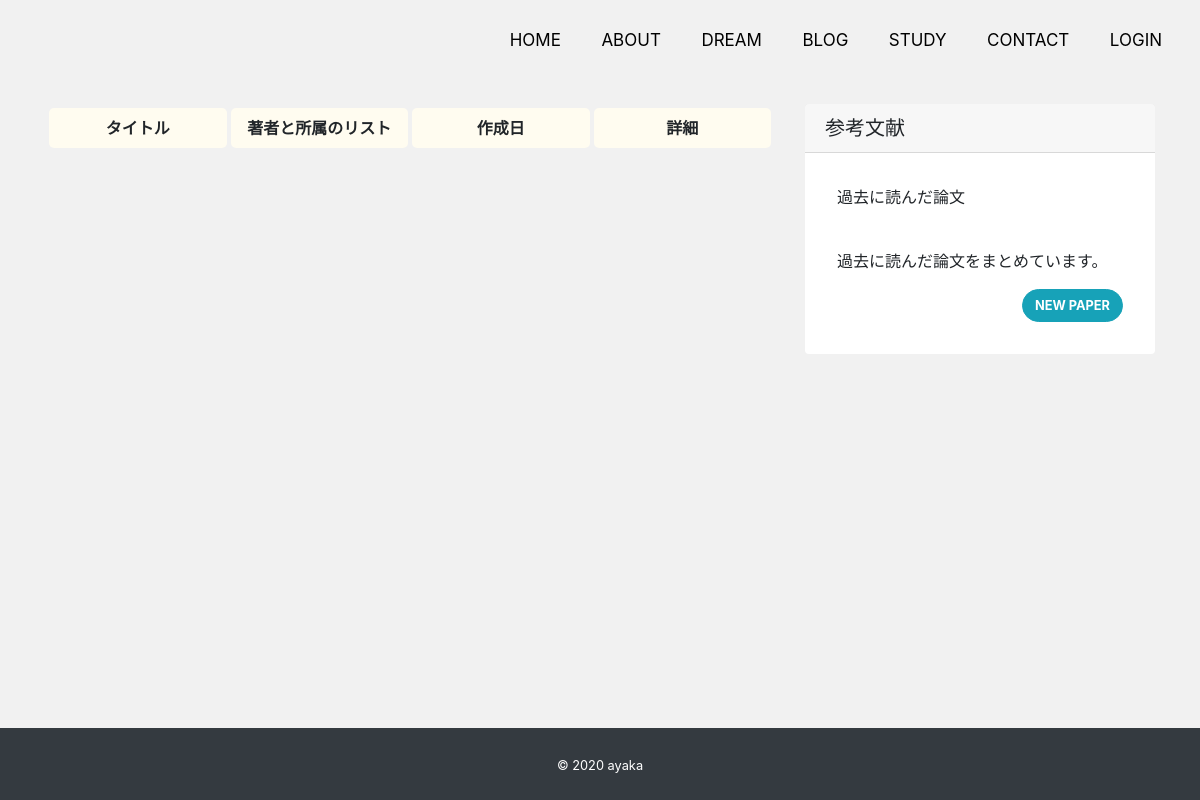
Before: /study/ with the older database file.
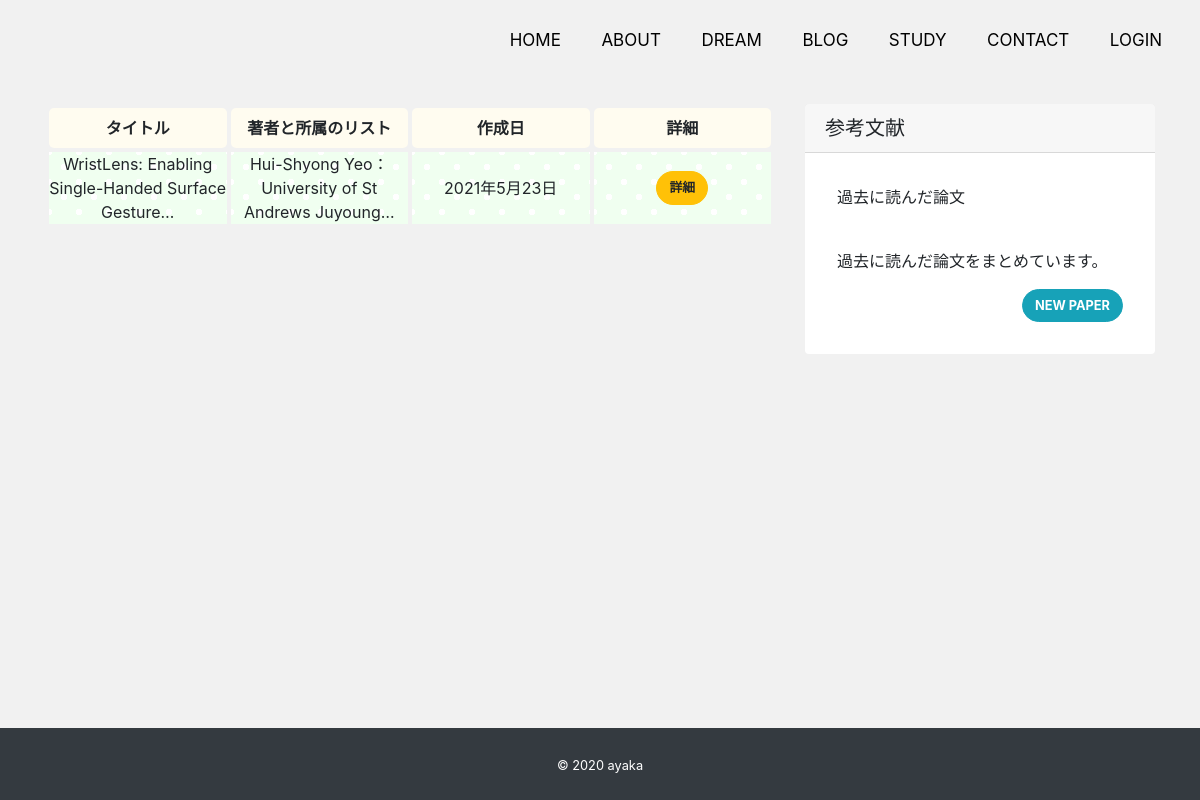
After: the same page with the newer database file.
### study/models.py (models this page shows, shortened)
class study_Post(models.Model):
    title = models.CharField("タイトル" , max_length=200)
    author = models.TextField("著者と所属のリスト" , null=True, blank=True)
    content = models.TextField("どんなもの？", null=True, blank=True)
    url1_title = models.CharField('URL1のタイトル' , max_length=100 , null=True, blank=True)
    url1 = models.CharField('URL1' , max_length=100 , null=True, blank=True)
    url2_title = models.CharField('URL2のタイトル' , max_length=100 , null=True, blank=True)
    url2 = models.CharField('URL2' , max_length=100 , null=True, blank=True)
    url3_title = models.CharField('URL3のタイトル' , max_length=100 , null=True, blank=True)
    url3 = models.CharField('URL3' , max_length=100 , null=True, blank=True)
    url4_title = models.CharField('URL4のタイトル' , max_length=100 , null=True, blank=True)
    url4 = models.CharField('URL4' , max_length=100 , null=True, blank=True)
    image1 = models.ImageField(upload_to='images' , verbose_name='イメージ画像1', null=True, blank=True)
    image2 = models.ImageField(upload_to='images' , verbose_name='イメージ画像2', null=True, blank=True)
    image3 = models.ImageField(upload_to='images' , verbose_name='イメージ画像3', null=True, blank=True)
    image4 = models.ImageField(upload_to='images' , verbose_name='イメージ画像4', null=True, blank=True)
    comparison = models.TextField("先行研究と比べてどこがすごい？", null=True, blank=True)
    key = models.TextField("技術や手法のキモはどこ？", null=True, blank=True)
    experiment = models.TextField("どうやって有効だと検証した？", null=True, blank=True)
    discussion = models.TextField("議論はある？", null=True, blank=True)
    next_paper = models.TextField("次に読むべき論文は？", null=True, blank=True)
    thoughts = models.TextField("この論文について、どう思う？", null=True, blank=True)
    memo = models.TextField("その他・メモ", null=True, blank=True)
    created = models.DateTimeField("作成日" , default=timezone.now)

### study/views.py (the view)
# urls.py: path('', views.StudyIndexView.as_view(), name='study_index'),
class StudyIndexView(View):
    def get(self , request , *args, **kwargs):
        study_post_data = study_Post.objects.order_by('-id')
        return render(request , 'study/study_index.html' , {
            'study_post_data' : study_post_data
        })

### study/templates/study/study_index.html (shortened to what this page needs)
{% extends "app/base.html" %}
{% block content %}
    <div class="row my-4">
        <div class="col-md-8">
            <table class="osare5-table col5t">
                <tr>
                    <th>タイトル</th>
                    <th>著者と所属のリスト</th>
                    <th>作成日</th>
                    <th>詳細</th>
                </tr>
                <tbody>
                    {% for post in study_post_data %}
                        <tr>
                            <td>{{ post.title  | truncatechars:50 }}</td>
                            <td>{{ post.author | truncatechars:50 }}</td>
                            <td>{{ post.created|date }}</td>
                            <td><div class="btn btn-warning">詳細</div></td>
                        </tr>
                    {% endfor %}
                </tbody>
            </table>
        </div>
        <div class="col-md-4">
            <div class="card">
                <h5 class="card-header">参考文献</h5>
                <div class="card-body">
                    <p>過去に読んだ論文</p>
                    <p class="mb-0">
                        <br>
                        過去に読んだ論文をまとめています。
                        <br>
                    </p>
                    <a class="postNew mt-3" href="{% url 'study_post_new'　%}"><button type="button" class="btn btn-info">NEW PAPER</button></a>
                </div>
            </div>
        </div>
    </div>
{% endblock %}

Changed rows visible on the page:
added study_Post: title "WristLens: Enabling Single-Handed Surface Gesture…", author "Hui-Shyong Yeo： University of St Andrews Juyoung…", created "2021年5月23日"
